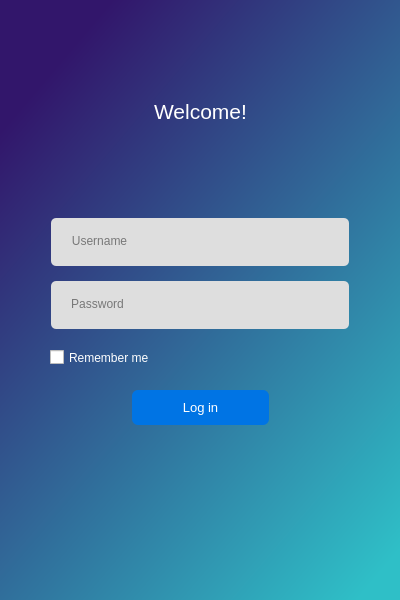
<?xml version="1.0" encoding="UTF-8"?>
<ui version="4.0">
 <class>Form</class>
 <widget class="QWidget" name="Form">
  <property name="geometry">
   <rect>
    <x>0</x>
    <y>0</y>
    <width>400</width>
    <height>600</height>
   </rect>
  </property>
  <property name="minimumSize">
   <size>
    <width>400</width>
    <height>600</height>
   </size>
  </property>
  <property name="maximumSize">
   <size>
    <width>400</width>
    <height>600</height>
   </size>
  </property>
  <property name="font">
   <font>
    <stylestrategy>PreferAntialias</stylestrategy>
   </font>
  </property>
  <property name="windowTitle">
   <string>Form</string>
  </property>
  <property name="styleSheet">
   <string notr="true">QWidget#Form {
	background-color: qlineargradient(spread:pad, x1:0.279, y1:0, x2:1, y2:0.914773, stop:0 rgba(50, 22, 107, 255), stop:1 rgba(47, 191, 199, 255));
}
QLabel {
	color: rgb(255, 255, 255);
}
QLineEdit {
	color: rgb(0, 0, 0);
	background-color: rgb(222, 222, 222);
	border: 2px solid;
	border-radius: 6px;
	border-color: rgba(0, 0, 0, 0);
	padding-left: 10px;
	padding-right: 10px;
	lineedit-password-mask-delay: 1000;
}
QLineEdit:hover {
	background-color: rgb(200, 200, 200);
	border-color: rgb(116, 116, 116);
}
QLineEdit:focus {
	background-color: rgb(240, 240, 240);
	border-color: rgb(138, 21, 211);
}
QPushButton {
	color: rgb(255, 255, 255);
	background-color: rgb(0, 116, 228);
	border: none;
	border-radius: 6px;
}
QPushButton:hover {
	background-color: rgb(40, 138, 232);
}
QPushButton:pressed {
	background-color: rgb(61, 149, 234);
}</string>
  </property>
  <widget class="QLabel" name="welcome_label">
   <property name="geometry">
    <rect>
     <x>137</x>
     <y>90</y>
     <width>127</width>
     <height>43</height>
    </rect>
   </property>
   <property name="font">
    <font>
     <family>Segoe UI</family>
     <pointsize>16</pointsize>
     <stylestrategy>PreferAntialias</stylestrategy>
    </font>
   </property>
   <property name="text">
    <string>Welcome!</string>
   </property>
   <property name="alignment">
    <set>Qt::AlignCenter</set>
   </property>
  </widget>
  <widget class="QLineEdit" name="username_line_edit">
   <property name="geometry">
    <rect>
     <x>50</x>
     <y>217</y>
     <width>300</width>
     <height>50</height>
    </rect>
   </property>
   <property name="font">
    <font>
     <family>Segoe UI</family>
     <pointsize>9</pointsize>
     <stylestrategy>PreferAntialias</stylestrategy>
    </font>
   </property>
   <property name="styleSheet">
    <string notr="true">QLineEdit {
	color: rgb(0, 0, 0);
	background-color: rgb(222, 222, 222);
	border: 2px solid;
	border-radius: 6px;
	border-color: rgba(0, 0, 0, 0);
	padding-left: 10px;
	padding-right: 10px;
}
QLineEdit:hover {
	background-color: rgb(200, 200, 200);
	border-color: rgb(116, 116, 116);
}
QLineEdit:focus {
	background-color: rgb(240, 240, 240);
	border-color: rgb(138, 21, 211);
}</string>
   </property>
   <property name="placeholderText">
    <string/>
   </property>
  </widget>
  <widget class="QLineEdit" name="password_line_edit">
   <property name="geometry">
    <rect>
     <x>50</x>
     <y>280</y>
     <width>300</width>
     <height>50</height>
    </rect>
   </property>
   <property name="font">
    <font>
     <family>Segoe UI</family>
     <pointsize>9</pointsize>
     <stylestrategy>PreferAntialias</stylestrategy>
    </font>
   </property>
   <property name="styleSheet">
    <string notr="true">QLineEdit {
	color: rgb(0, 0, 0);
	background-color: rgb(222, 222, 222);
	border: 2px solid;
	border-radius: 6px;
	border-color: rgba(0, 0, 0, 0);
	padding-left: 10px;
	padding-right: 30px;
	lineedit-password-mask-delay: 1000;
}
QLineEdit:hover {
	background-color: rgb(200, 200, 200);
	border-color: rgb(116, 116, 116);
}
QLineEdit:focus {
	background-color: rgb(240, 240, 240);
	border-color: rgb(138, 21, 211);
}</string>
   </property>
   <property name="echoMode">
    <enum>QLineEdit::Password</enum>
   </property>
  </widget>
  <widget class="QLabel" name="password_label">
   <property name="geometry">
    <rect>
     <x>62</x>
     <y>295</y>
     <width>71</width>
     <height>17</height>
    </rect>
   </property>
   <property name="font">
    <font>
     <family>Segoe UI</family>
     <pointsize>9</pointsize>
     <stylestrategy>PreferAntialias</stylestrategy>
    </font>
   </property>
   <property name="cursor">
    <cursorShape>IBeamCursor</cursorShape>
   </property>
   <property name="styleSheet">
    <string notr="true">color: rgb(120, 120, 120)</string>
   </property>
   <property name="text">
    <string>Password</string>
   </property>
   <property name="alignment">
    <set>Qt::AlignCenter</set>
   </property>
  </widget>
  <widget class="QLabel" name="username_label">
   <property name="geometry">
    <rect>
     <x>62</x>
     <y>232</y>
     <width>75</width>
     <height>17</height>
    </rect>
   </property>
   <property name="font">
    <font>
     <family>Segoe UI</family>
     <pointsize>9</pointsize>
     <stylestrategy>PreferAntialias</stylestrategy>
    </font>
   </property>
   <property name="cursor">
    <cursorShape>IBeamCursor</cursorShape>
   </property>
   <property name="styleSheet">
    <string notr="true">color: rgb(120, 120, 120)</string>
   </property>
   <property name="text">
    <string>Username</string>
   </property>
   <property name="alignment">
    <set>Qt::AlignCenter</set>
   </property>
  </widget>
  <widget class="QPushButton" name="log_in_button">
   <property name="geometry">
    <rect>
     <x>132</x>
     <y>390</y>
     <width>137</width>
     <height>35</height>
    </rect>
   </property>
   <property name="font">
    <font>
     <family>Segoe UI</family>
     <pointsize>10</pointsize>
     <stylestrategy>PreferDefault</stylestrategy>
    </font>
   </property>
   <property name="text">
    <string>Log in</string>
   </property>
   <property name="flat">
    <bool>true</bool>
   </property>
  </widget>
  <widget class="QCheckBox" name="checkBox">
   <property name="geometry">
    <rect>
     <x>50</x>
     <y>342</y>
     <width>127</width>
     <height>31</height>
    </rect>
   </property>
   <property name="font">
    <font>
     <family>Segoe UI</family>
     <pointsize>9</pointsize>
     <stylestrategy>PreferDefault</stylestrategy>
    </font>
   </property>
   <property name="styleSheet">
    <string notr="true">QCheckBox {
	color: rgb(255, 255, 255);
}
QCheckBox::indicator:unchecked {
	border-image: url(:/resources/resources/checkbox_unchecked.png)
}
QCheckBox::indicator:unchecked:hover {
	border-image: url(:/resources/resources/checkbox_unchecked_hover.png);
}
QCheckBox::indicator:checked {
	border-image: url(:/resources/resources/checkbox_checked.png);
}
QCheckBox::indicator:checked:hover {
	border-image: url(:/resources/resources/checkbox_checked_hover.png);
}</string>
   </property>
   <property name="text">
    <string>Remember me</string>
   </property>
  </widget>
 </widget>
 <tabstops>
  <tabstop>username_line_edit</tabstop>
  <tabstop>password_line_edit</tabstop>
  <tabstop>log_in_button</tabstop>
 </tabstops>
 <resources>
  <include location="Widget_Resources.qrc"/>
 </resources>
 <connections/>
</ui>
